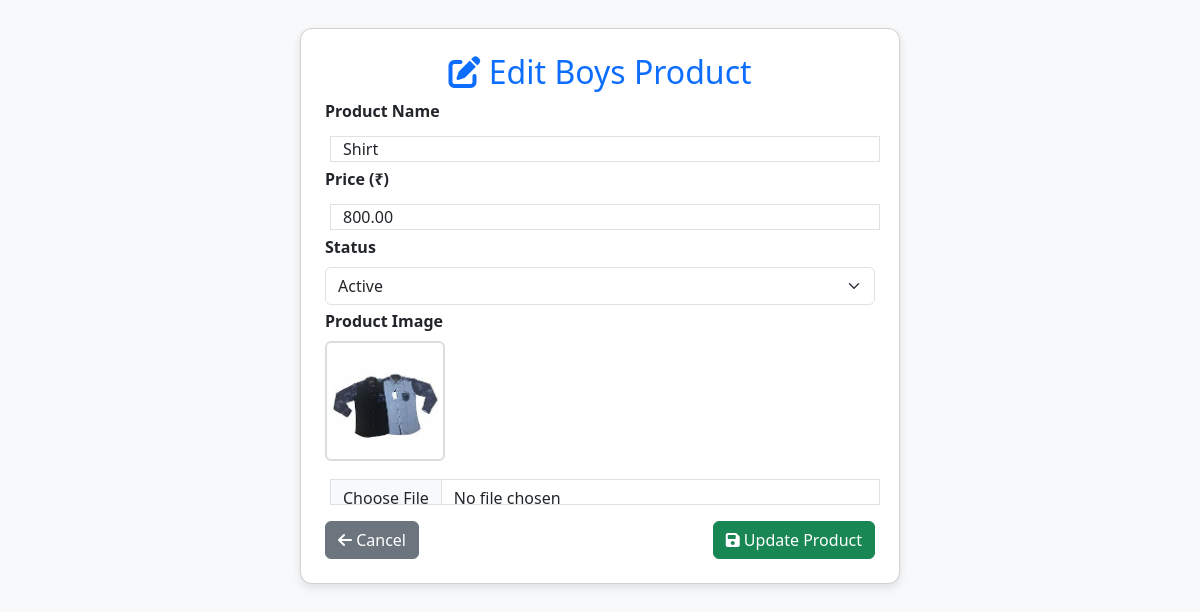
The app's page /admin/edit_product.php?id=21 with its own data.
### tables this page shows
CREATE TABLE `boys_product` (
  `id` int(11) NOT NULL,
  `name` varchar(100) NOT NULL,
  `price` decimal(10,2) NOT NULL,
  `image_path` varchar(255) NOT NULL,
  `status` enum('active','inactive') DEFAULT 'active',
  `created_at` timestamp NOT NULL DEFAULT current_timestamp()
);

### admin/edit_product.php (the view, shortened to what this page needs)
<?php
$conn = new mysqli("localhost", "root", "", "ecommerce_db");
$id = intval($_GET['id']);
$section = $_GET['section'] ?? 'boys';
$table = ($section === 'girls') ? "girls_product" : "boys_product";
$result = $conn->query("SELECT * FROM $table WHERE id = $id");
$product = $result->fetch_assoc();
?>
<!DOCTYPE html>
<html lang="en">
<head>
    <link rel="stylesheet" href="/e-commerce/admin/assets/bootstrap.min.css">
    <link rel="stylesheet" href="https://cdnjs.cloudflare.com/ajax/libs/font-awesome/6.4.0/css/all.min.css">
</head>
<body class="p-4">
    <div class="container">
        <div class="card p-4 mt-1">
            <h2 class="mb-1 text-center text-primary">
                <i class="fa-solid fa-pen-to-square"></i> Edit <?php echo ucfirst($section); ?> Product
            </h2>
            <form method="post" enctype="multipart/form-data" class="mt-1">
                <div class="mb-1">
                    <label class="form-label">Product Name</label>
                    <input type="text" name="name" value="<?php echo htmlspecialchars($product['name']); ?>"
                        class="form-control" required
                        oninput="this.value = this.value.replace(/[^a-zA-Z0-9 ]/g, '');">
                </div>
                <div class="mb-1">
                    <label class="form-label">Price (₹)</label>
                    <input type="number" step="0.01" name="price" value="<?php echo $product['price']; ?>"
                        class="form-control" required>
                </div>
                <div class="mb-1">
                    <label class="form-label">Status</label>
                    <select name="status" class="form-select">
                        <option value="active" <?php if ($product['status']==='active') echo 'selected'; ?>>Active</option>
                    </select>
                </div>
                <div class="mb-3">
                    <label class="form-label">Product Image</label><br>
                    <img src="<?php echo $product['image_path']; ?>" class="preview" width="120">
                    <input type="file" name="image" class="form-control mt-2">
                </div>
                <div class="d-flex justify-content-between">
                    <a href="dashboard.php" class="btn btn-secondary">
                        <i class="fa-solid fa-arrow-left"></i> Cancel
                    </a>
                    <button type="submit" class="btn btn-success">
                        <i class="fa-solid fa-floppy-disk"></i> Update Product
                    </button>
                </div>
            </form>
        </div>
    </div>
</body>
</html>

### admin/edit_product.php (style rules this page uses)
body { background: #f8f9fa; }
.card { width: 600px; margin: auto; border-radius: 12px; box-shadow: 0px 4px 10px rgba(0, 0, 0, 0.1); }
.form-label { font-weight: 600; }
img.preview { border: 2px solid #ddd; border-radius: 6px; padding: 4px; margin-bottom: 10px; }

### records on screen
boys_product: name "Shirt", price "800.00", status "Active", image_path (picture)

### other values on screen
$section "Boys"
